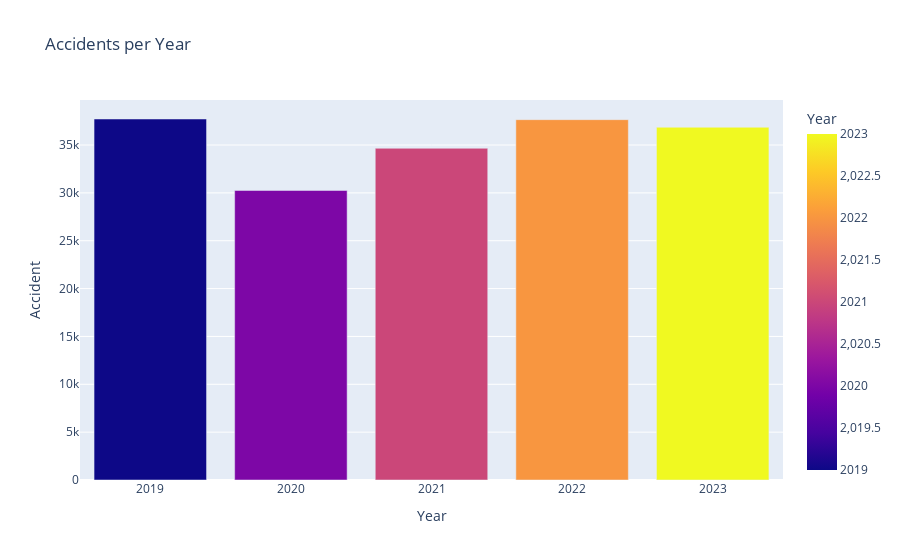

The cell this chart's notebook holds for it:
### Code cell
# Accidents per Year using Plotly..
accidents_per_year = df.groupby('Year')[['Accident']].sum()
fig=px.bar(accidents_per_year, x=accidents_per_year.index, y='Accident', title='Accidents per Year', 
           labels={'x':'Year', 'y':'Number of Accidents'},color=accidents_per_year.index)
fig.update_traces(textposition='outside') 
fig.write_html('Accidents_per_Year.html')
fig.show()

# Accidents per month using seaborn...
fig,ax=plt.subplots(figsize=(15,4))
accidents_per_month = df.groupby('Month')[['Accident']].sum()
accidents_per_month = accidents_per_month.reset_index()
accidents_per_month['Month'] = pd.to_datetime(accidents_per_month['Month'], format='%m').dt.month_name().str.slice(stop=3)
sns.barplot(data=accidents_per_month, x='Month', y='Accident',hue='Month',legend=True)
for i in range(len(accidents_per_month)):
    plt.text(i, accidents_per_month['Accident'][i], accidents_per_month['Accident'][i], ha = 'center')
plt.title('Accidents per Month')
plt.xlabel('Month')
plt.ylabel('Number of Accidents')
plt.legend(title='Month',loc='upper right',bbox_to_anchor=(1.2, 1))
plt.show()

### Figure 1 — Plotly figure (JSON) as saved in the notebook; plotly's stock layout.template omitted (floating-point values rounded to 4 significant figures)
{"data": [{"hovertemplate": "Year=%{marker.color}<br>Accident=%{y}<extra></extra>", "legendgroup": "", "marker": {"color": [2019, 2020, 2021, 2022, 2023], "coloraxis": "coloraxis", "pattern": {"shape": ""}}, "name": "", "orientation": "v", "showlegend": false, "textposition": "outside", "type": "bar", "x": [2019, 2020, 2021, 2022, 2023], "xaxis": "x", "y": [37719, 30251, 34660, 37650, 36855], "yaxis": "y"}], "layout": {"barmode": "relative", "coloraxis": {"colorbar": {"title": {"text": "Year"}}, "colorscale": [[0, "#0d0887"], [0.1111, "#46039f"], [0.2222, "#7201a8"], [0.3333, "#9c179e"], [0.4444, "#bd3786"], [0.5556, "#d8576b"], [0.6667, "#ed7953"], [0.7778, "#fb9f3a"], [0.8889, "#fdca26"], [1, "#f0f921"]]}, "legend": {"tracegroupgap": 0}, "title": {"text": "Accidents per Year"}, "xaxis": {"anchor": "y", "domain": [0, 1], "title": {"text": "Year"}}, "yaxis": {"anchor": "x", "domain": [0, 1], "title": {"text": "Accident"}}}}
